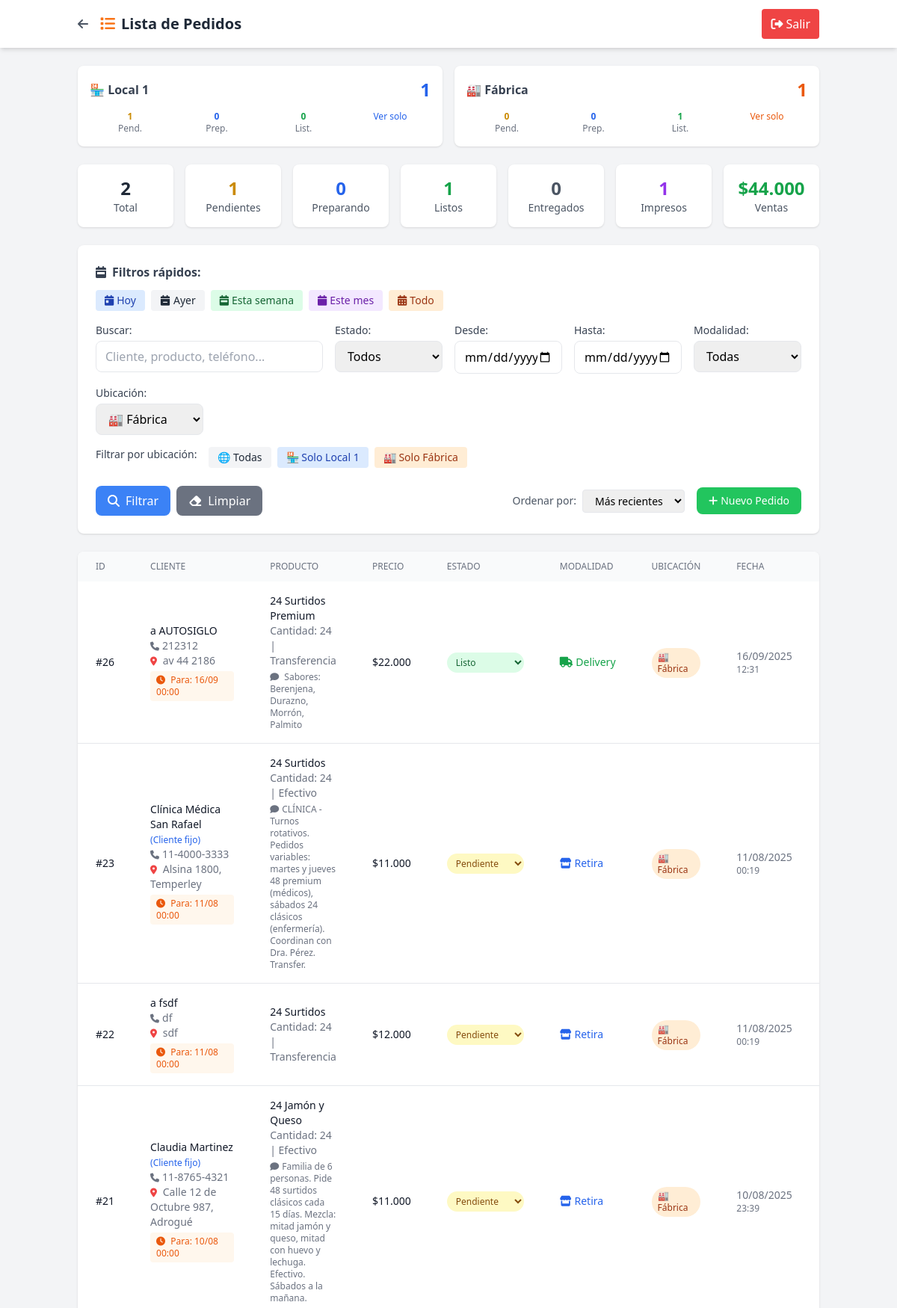
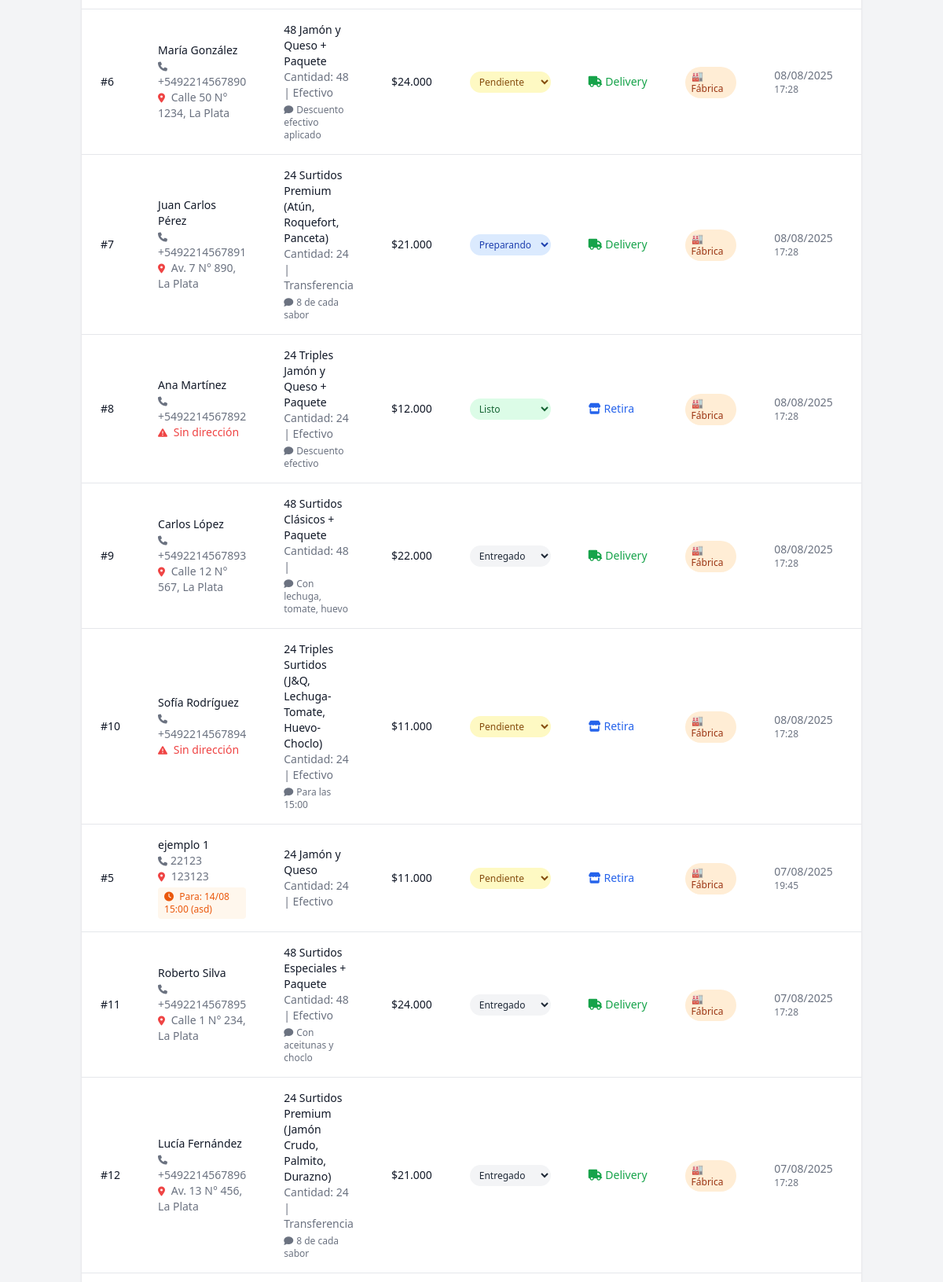
Screenshot of /admin/modules/pedidos/ver_pedidos.php?ubicacion=Fábrica (signed in, upper part) with the database file from the repository (2 pictures, top to bottom).
### tables this page shows
CREATE TABLE `pedidos` (
  `id` int(11) NOT NULL,
  `nombre` varchar(100) NOT NULL,
  `apellido` varchar(100) NOT NULL,
  `telefono` varchar(20) NOT NULL,
  `direccion` text DEFAULT NULL,
  `producto` varchar(100) NOT NULL,
  `cantidad` int(11) NOT NULL,
  `precio` decimal(10,2) NOT NULL,
  `forma_pago` enum('Efectivo','Transferencia') DEFAULT 'Efectivo',
  `modalidad` enum('Retira','Delivery') DEFAULT 'Retira',
  `ubicacion` enum('Local 1','Fábrica') DEFAULT 'Fábrica' COMMENT 'Ubicación donde se procesa el pedido',
  `estado` enum('Pendiente','Preparando','Listo','Entregado') DEFAULT 'Pendiente',
  `observaciones` text DEFAULT NULL,
  `cliente_fijo_id` int(11) DEFAULT NULL,
  `impreso` tinyint(1) DEFAULT 0,
  `created_at` timestamp NULL DEFAULT current_timestamp(),
  `updated_at` timestamp NULL DEFAULT current_timestamp() ON UPDATE current_timestamp(),
  `fecha_entrega` date DEFAULT NULL COMMENT 'Fecha para cuando es el pedido',
  `hora_entrega` time DEFAULT NULL COMMENT 'Hora para cuando es el pedido',
  `notas_horario` text DEFAULT NULL COMMENT 'Observaciones sobre horario/entrega',
  `fecha_pedido` datetime DEFAULT current_timestamp() COMMENT 'Cuándo se tomó el pedido (puede ser diferente de created_at para casos especiales)',
  `prioridad` enum('normal','prioridad','urgente') DEFAULT 'normal' COMMENT 'Prioridad manual asignada por admin',
  `prioridad_notas` text DEFAULT NULL COMMENT 'Notas sobre por qué se asignó esta prioridad',
  `es_personalizado_complejo` tinyint(1) DEFAULT 0 COMMENT 'Si usa la tabla pedido_detalles para precios mixtos'
);

### admin/modules/pedidos/ver_pedidos.php (the view, shortened to what the rows shown need)
<?php
require_once '../../config.php';
$pdo = getConnection();
$filtro_ubicacion = isset($_GET['ubicacion']) ? sanitize($_GET['ubicacion']) : '';
$orden = isset($_GET['orden']) ? sanitize($_GET['orden']) : 'created_at DESC';
$sql = "SELECT p.*, cf.nombre as cliente_nombre, cf.apellido as cliente_apellido
        FROM pedidos p
        LEFT JOIN clientes_fijos cf ON p.cliente_fijo_id = cf.id
        WHERE 1=1";
$params = [];
if ($filtro_ubicacion) {
    $sql .= " AND p.ubicacion = ?";
    $params[] = $filtro_ubicacion;
}
$sql .= " ORDER BY " . $orden;
$stmt = $pdo->prepare($sql);
$stmt->execute($params);
$pedidos = $stmt->fetchAll();
?>
<!DOCTYPE html>
<html lang="es">
<head>
    <script src="https://cdn.tailwindcss.com"></script>
    <link rel="stylesheet" href="https://cdnjs.cloudflare.com/ajax/libs/font-awesome/6.4.0/css/all.min.css">
</head>
<body class="bg-gray-100">
    <header class="bg-white shadow-md">
        <div class="container mx-auto px-4 py-3 flex justify-between items-center">
            <div class="flex items-center">
                <h1 class="text-xl font-bold text-gray-800">
                    <i class="fas fa-list text-orange-500 mr-2"></i>Lista de Pedidos
                </h1>
            </div>
        </div>
    </header>
    <main class="container mx-auto px-4 py-6">
        <div class="bg-white rounded-lg shadow overflow-hidden">
            <?php if (empty($pedidos)): ?>
                <div class="p-8 text-center text-gray-500">
                    <i class="fas fa-inbox text-6xl mb-4"></i>
                    <h3 class="text-xl mb-2">No hay pedidos</h3>
                    <p>No se encontraron pedidos con los filtros aplicados</p>
                </div>
            <?php else: ?>
                <div class="overflow-x-auto">
                    <table class="min-w-full">
                        <thead class="bg-gray-50">
                            <tr>
                                <th class="px-6 py-3 text-left text-xs font-medium text-gray-500 uppercase">ID</th>
                                <th class="px-6 py-3 text-left text-xs font-medium text-gray-500 uppercase">Cliente</th>
                                <th class="px-6 py-3 text-left text-xs font-medium text-gray-500 uppercase">Producto</th>
                                <th class="px-6 py-3 text-left text-xs font-medium text-gray-500 uppercase">Precio</th>
                                <th class="px-6 py-3 text-left text-xs font-medium text-gray-500 uppercase">Estado</th>
                                <th class="px-6 py-3 text-left text-xs font-medium text-gray-500 uppercase">Modalidad</th>
                                <th class="px-6 py-3 text-left text-xs font-medium text-gray-500 uppercase">Ubicación</th>
                                <th class="px-6 py-3 text-left text-xs font-medium text-gray-500 uppercase">Fecha</th>
                                <th class="px-6 py-3 text-left text-xs font-medium text-gray-500 uppercase">Impresión</th>
                            </tr>
                        </thead>
                        <tbody class="divide-y divide-gray-200">
                            <?php foreach ($pedidos as $pedido): ?>
                                <tr class="hover:bg-gray-50">
                                    <td class="px-6 py-4 text-sm font-medium text-gray-900">
                                        #<?= $pedido['id'] ?>
                                    </td>
                                    <td class="px-6 py-4">
                                        <div class="text-sm font-medium text-gray-900">
                                            <?= htmlspecialchars($pedido['nombre'] . ' ' . $pedido['apellido']) ?>
                                            <?php if ($pedido['cliente_nombre']): ?>
                                                <span class="text-xs text-blue-600">(Cliente fijo)</span>
                                            <?php endif; ?>
                                        </div>
                                        <div class="text-sm text-gray-500">
                                            <i class="fas fa-phone text-xs mr-1"></i><?= htmlspecialchars($pedido['telefono']) ?>
                                        </div>
                                        <?php if ($pedido['direccion']): ?>
                                        <div class="text-sm text-gray-500">
                                            <i class="fas fa-map-marker-alt text-xs mr-1 text-red-500"></i>
                                            <span class="font-medium"><?= htmlspecialchars($pedido['direccion']) ?></span>
                                        </div>
                                        <?php else: ?>
                                        <div class="text-sm text-red-500">
                                            <i class="fas fa-exclamation-triangle text-xs mr-1"></i>
                                            <span class="font-medium">Sin dirección</span>
                                        </div>
                                        <?php endif; ?>
                                        <?php if ($pedido['fecha_entrega'] || $pedido['hora_entrega'] || $pedido['notas_horario']): ?>
                                        <div class="text-xs text-orange-600 bg-orange-50 px-2 py-1 rounded mt-1">
                                            <i class="fas fa-clock mr-1"></i>
                                            <?php if ($pedido['fecha_entrega']): ?>
                                                Para: <?= date('d/m', strtotime($pedido['fecha_entrega'])) ?>
                                            <?php endif; ?>
                                            <?php if ($pedido['hora_entrega']): ?>
                                                <?= substr($pedido['hora_entrega'], 0, 5) ?>
                                            <?php endif; ?>
                                            <?php if ($pedido['notas_horario']): ?>
                                                (<?= htmlspecialchars($pedido['notas_horario']) ?>)
                                            <?php endif; ?>
                                        </div>
                                        <?php endif; ?>
                                    </td>
                                    <td class="px-6 py-4">
                                        <div class="text-sm font-medium text-gray-900">
                                            <?= htmlspecialchars($pedido['producto']) ?>
                                        </div>
                                        <div class="text-sm text-gray-500">
                                            Cantidad: <?= $pedido['cantidad'] ?> | <?= htmlspecialchars($pedido['forma_pago']) ?>
                                        </div>
                                        <?php if ($pedido['observaciones']): ?>
                                        <div class="text-xs text-gray-500 mt-1">
                                            <i class="fas fa-comment text-xs mr-1"></i><?= htmlspecialchars($pedido['observaciones']) ?>
                                        </div>
                                        <?php endif; ?>
                                    </td>
                                    <td class="px-6 py-4 text-sm font-medium text-gray-900">
                                        <?= formatPrice($pedido['precio']) ?>
                                    </td>
                                    <td class="px-6 py-4">
                                        <?php
                                        $estado_colors = [
                                            'Pendiente' => 'bg-yellow-100 text-yellow-800',
                                            'Preparando' => 'bg-blue-100 text-blue-800',
                                            'Listo' => 'bg-green-100 text-green-800',
                                            'Entregado' => 'bg-gray-100 text-gray-800'
                                        ];
                                        ?>
                                        <select onchange="cambiarEstado(<?= $pedido['id'] ?>, this.value)"
                                                class="px-2 py-1 text-xs font-medium rounded-full border-0 <?= $estado_colors[$pedido['estado']] ?? 'bg-gray-100 text-gray-800' ?>">
                                            <option value="Pendiente" <?= $pedido['estado'] === 'Pendiente' ? 'selected' : '' ?>>Pendiente</option>
                                            <option value="Preparando" <?= $pedido['estado'] === 'Preparando' ? 'selected' : '' ?>>Preparando</option>
                                            <option value="Listo" <?= $pedido['estado'] === 'Listo' ? 'selected' : '' ?>>Listo</option>
                                            <option value="Entregado" <?= $pedido['estado'] === 'Entregado' ? 'selected' : '' ?>>Entregado</option>
                                        </select>
                                    </td>
                                    <td class="px-6 py-4 text-sm text-gray-900">
                                        <?php if ($pedido['modalidad'] === 'Delivery'): ?>
                                            <span class="inline-flex items-center text-green-600">
                                                <i class="fas fa-truck mr-1"></i>Delivery
                                            </span>
                                        <?php else: ?>
                                            <span class="inline-flex items-center text-blue-600">
                                                <i class="fas fa-store mr-1"></i>Retira
                                            </span>
                                        <?php endif; ?>
                                    </td>
                                    <td class="px-6 py-4">
                                        <?php if ($pedido['ubicacion'] === 'Local 1'): ?>
                                            <span class="inline-flex items-center px-2 py-1 rounded-full text-xs font-medium bg-blue-100 text-blue-800">
                                                🏪 Local 1
                                            </span>
                                        <?php else: ?>
                                            <span class="inline-flex items-center px-2 py-1 rounded-full text-xs font-medium bg-orange-100 text-orange-800">
                                                🏭 Fábrica
                                            </span>
                                        <?php endif; ?>
                                    </td>
                                    <td class="px-6 py-4 text-sm text-gray-500">
                                        <div><?= date('d/m/Y', strtotime($pedido['created_at'])) ?></div>
                                        <div class="text-xs"><?= date('H:i', strtotime($pedido['created_at'])) ?></div>
                                    </td>
                                    <td class="px-6 py-4">
                                    </td>
                                </tr>
                            <?php endforeach; ?>
                        </tbody>
                    </table>
                </div>
            <?php endif; ?>
        </div>
    </main>
</body>
</html>

### rows the page displays
pedidos: id "26", nombre+apellido "a AUTOSIGLO", telefono "212312", direccion "av 44 2186", fecha_entrega "16/09", hora_entrega "00:00", producto "24 Surtidos Premium", cantidad "24", forma_pago "Transferencia", observaciones "Sabores: Berenjena, Durazno, Morrón, Palmito", precio "$22.000", estado+id "Listo", modalidad "Delivery" (drawn), ubicacion "🏭 Fábrica", created_at "16/09/2025", created_at "12:31"
pedidos: id "23", nombre+apellido "Clínica Médica San Rafael", shows "(Cliente fijo)", telefono "11-4000-3333", direccion "Alsina 1800, Temperley", fecha_entrega "11/08", hora_entrega "00:00", producto "24 Surtidos", cantidad "24", forma_pago "Efectivo", observaciones "CLÍNICA - Turnos rotativos. Pedidos variables: martes y jueves 48 premium (médicos), sábados 24 clásicos (enfermería). Coordinan con Dra. Pérez. Transfer.", precio "$11.000", estado+id "Pendiente", modalidad "Retira" (drawn), ubicacion "🏭 Fábrica", created_at "11/08/2025", created_at "00:19"
pedidos: id "22", nombre+apellido "a fsdf", telefono "df", direccion "sdf", fecha_entrega "11/08", hora_entrega "00:00", producto "24 Surtidos", cantidad "24", forma_pago "Transferencia", precio "$12.000", estado+id "Pendiente", modalidad "Retira" (drawn), ubicacion "🏭 Fábrica", created_at "11/08/2025", created_at "00:19"
pedidos: id "21", nombre+apellido "Claudia Martinez", shows "(Cliente fijo)", telefono "11-8765-4321", direccion "Calle 12 de Octubre 987, Adrogué", fecha_entrega "10/08", hora_entrega "00:00", producto "24 Jamón y Queso", cantidad "24", forma_pago "Efectivo", observaciones "Familia de 6 personas. Pide 48 surtidos clásicos cada 15 días. Mezcla: mitad jamón y queso, mitad con huevo y lechuga. Efectivo. Sábados a la mañana.", precio "$11.000", estado+id "Pendiente", modalidad "Retira" (drawn), ubicacion "🏭 Fábrica", created_at "10/08/2025", created_at "23:39"
pedidos: id "6", nombre+apellido "María González", telefono "+5492214567890", direccion "Calle 50 N° 1234, La Plata", producto "48 Jamón y Queso + Paquete", cantidad "48", forma_pago "Efectivo", observaciones "Descuento efectivo aplicado", precio "$24.000", estado+id "Pendiente", modalidad "Delivery" (drawn), ubicacion "🏭 Fábrica", created_at "08/08/2025", created_at "17:28"
pedidos: id "7", nombre+apellido "Juan Carlos Pérez", telefono "+5492214567891", direccion "Av. 7 N° 890, La Plata", producto "24 Surtidos Premium (Atún, Roquefort, Panceta)", cantidad "24", forma_pago "Transferencia", observaciones "8 de cada sabor", precio "$21.000", estado+id "Preparando", modalidad "Delivery" (drawn), ubicacion "🏭 Fábrica", created_at "08/08/2025", created_at "17:28"
pedidos: id "8", nombre+apellido "Ana Martínez", telefono "+5492214567892", direccion "Sin dirección", producto "24 Triples Jamón y Queso + Paquete", cantidad "24", forma_pago "Efectivo", observaciones "Descuento efectivo", precio "$12.000", estado+id "Listo", modalidad "Retira" (drawn), ubicacion "🏭 Fábrica", created_at "08/08/2025", created_at "17:28"
pedidos: id "9", nombre+apellido "Carlos López", telefono "+5492214567893", direccion "Calle 12 N° 567, La Plata", producto "48 Surtidos Clásicos + Paquete", cantidad "48", observaciones "Con lechuga, tomate, huevo", precio "$22.000", estado+id "Entregado", modalidad "Delivery" (drawn), ubicacion "🏭 Fábrica", created_at "08/08/2025", created_at "17:28"
pedidos: id "10", nombre+apellido "Sofía Rodríguez", telefono "+5492214567894", direccion "Sin dirección", producto "24 Triples Surtidos (J&Q, Lechuga-Tomate, Huevo-Choclo)", cantidad "24", forma_pago "Efectivo", observaciones "Para las 15:00", precio "$11.000", estado+id "Pendiente", modalidad "Retira" (drawn), ubicacion "🏭 Fábrica", created_at "08/08/2025", created_at "17:28"
pedidos: id "5", nombre+apellido "ejemplo 1", telefono "22123", direccion "123123", fecha_entrega "14/08", hora_entrega "15:00", notas_horario "asd", producto "24 Jamón y Queso", cantidad "24", forma_pago "Efectivo", precio "$11.000", estado+id "Pendiente", modalidad "Retira" (drawn), ubicacion "🏭 Fábrica", created_at "07/08/2025", created_at "19:45"
pedidos: id "11", nombre+apellido "Roberto Silva", telefono "+5492214567895", direccion "Calle 1 N° 234, La Plata", producto "48 Surtidos Especiales + Paquete", cantidad "48", forma_pago "Efectivo", observaciones "Con aceitunas y choclo", precio "$24.000", estado+id "Entregado", modalidad "Delivery" (drawn), ubicacion "🏭 Fábrica", created_at "07/08/2025", created_at "17:28"
pedidos: id "12", nombre+apellido "Lucía Fernández", telefono "+5492214567896", direccion "Av. 13 N° 456, La Plata", producto "24 Surtidos Premium (Jamón Crudo, Palmito, Durazno)", cantidad "24", forma_pago "Transferencia", observaciones "8 de cada sabor", precio "$21.000", estado+id "Entregado", modalidad "Delivery" (drawn), ubicacion "🏭 Fábrica", created_at "07/08/2025", created_at "17:28"

### other values shown
$stat['total'] "1"
$stat['pendientes'] "1"
$stat['preparando'] "0"
$stat['listos'] "0"
$stat['pendientes'] "0"
$stat['listos'] "1"
$stats['total'] "2"
$stats['pendientes'] "1"
$stats['preparando'] "0"
$stats['listos'] "1"
$stats['entregados'] "0"
$stats['impresos'] "1"
formatPrice($stats['total_ventas']) "$44.000"
form field orden "Más recientes"
